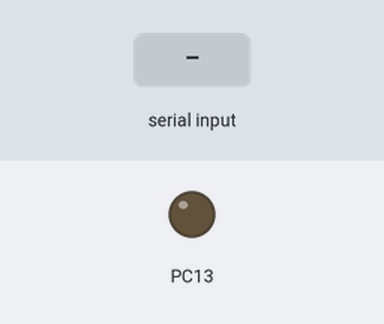
The sketch below on a simulated STM32 Blue Pill. On the bench: output pins drawn as LEDs (lit = HIGH). Inputs (shaded band) come from the test bench. What the sketch prints to the serial monitor is not drawn.

Above: at 1.2 s.
1.3 s: "s" received over Serial
At 2.2 s:
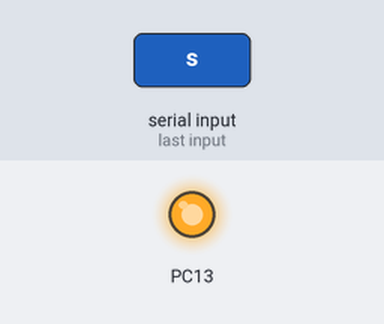
2.8 s: "a" received over Serial
At 3.3 s:
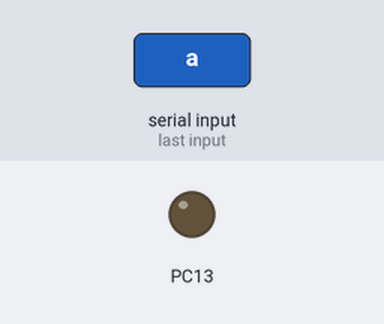
Timing chart, 0 to 5.8 s (numbered marks = the images above; inputs shaded):
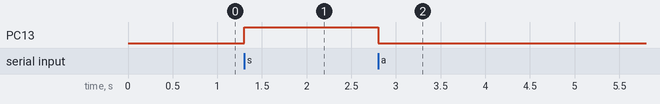

Measured:
- after the input at 1.3 s, PC13: LOW → HIGH at once
- after the input at 2.8 s, PC13: HIGH → LOW at once

The sketch:

SERIAL_READ.ino
```cpp
char char_data= ' ' ;
void setup() {
  pinMode(PC13,OUTPUT);
  Serial.begin(115200);
  digitalWrite(PC13,LOW);

}

void loop() {
  if(Serial.available()>0){
    Serial.println("Connected");
    char_data=Serial.read();
  }
  else if(Serial.available()<0){
    Serial.println("Not Connected");
  }
  if(char_data){
    if(char_data=='a'){
      digitalWrite(PC13,LOW);
      Serial.println("PC13 ON");
    }
    else if (char_data=='s'){
      digitalWrite(PC13,HIGH);
      Serial.println("PC13 OFF");
    }
  }
}
```
